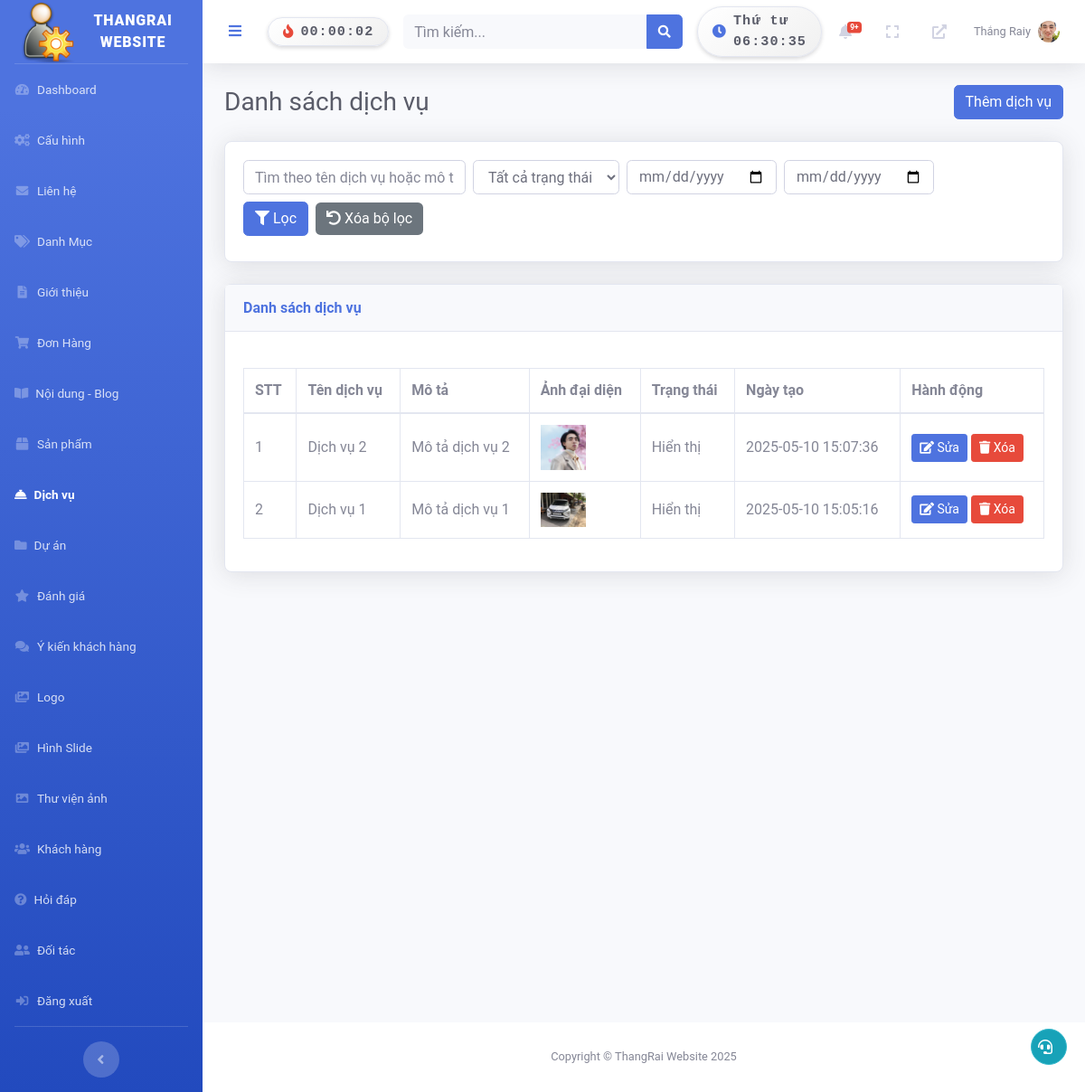
Screenshot of /admin/index.php?page=service (signed in) with the database file from the repository.
### tables this page shows
CREATE TABLE `services` (
  `id` int NOT NULL,
  `title` varchar(255) NOT NULL,
  `slug` varchar(255) NOT NULL,
  `description` text NOT NULL,
  `content` text,
  `thumbnail` varchar(255) DEFAULT NULL,
  `is_published` tinyint(1) DEFAULT '0',
  `seo_title` varchar(255) DEFAULT NULL,
  `seo_description` varchar(160) DEFAULT NULL,
  `seo_keywords` text,
  `created_at` datetime DEFAULT CURRENT_TIMESTAMP,
  `updated_at` datetime DEFAULT NULL ON UPDATE CURRENT_TIMESTAMP
);

### admin/pages/service/index.php (the view, shortened to what this page needs)
<?php
require_once 'C:/laragon/www/2/admin/config/db_connect.php';
$action = isset($_GET['action']) ? $_GET['action'] : 'list';
if ($action === 'list') {
    $search = isset($_GET['s']) ? trim($_GET['s']) : '';
    $filter_date_from = isset($_GET['date_from']) ? $_GET['date_from'] : '';
    $filter_date_to = isset($_GET['date_to']) ? $_GET['date_to'] : '';
    $page = isset($_GET['p']) ? max(1, (int)$_GET['p']) : 1;
    $per_page = 10;
    $offset = ($page - 1) * $per_page;
    $sql = "SELECT * FROM services WHERE 1=1";
    $params = [];
    $sql .= " ORDER BY created_at DESC LIMIT ? OFFSET ?";
    $params[] = $per_page;
    $params[] = $offset;
    $stmt = $pdo->prepare($sql);
    foreach ($params as $index => $param) {
        $stmt->bindValue($index + 1, $param, is_int($param) ? PDO::PARAM_INT : PDO::PARAM_STR);
    }
    $stmt->execute();
    $services = $stmt->fetchAll(PDO::FETCH_ASSOC);
}
?>
<!DOCTYPE html>
<html lang="vi">
<head>
    <link href="/2/admin/assets/vendor/fontawesome/css/all.min.css" rel="stylesheet" type="text/css">
</head>
<body>
    <?php if ($action === 'list'): ?>
        <div class="d-sm-flex align-items-center justify-content-between mb-4">
            <h1 class="h3 mb-0 text-gray-800">Danh sách dịch vụ</h1>
            <a href="?page=service&action=add" class="btn btn-primary">Thêm dịch vụ</a>
        </div>
        <div class="card shadow mb-4">
    <div class="card-body">
        <form method="GET" action="?page=service" class="form-inline flex-wrap">
            <div class="form-group mb-2 mr-2">
                <input type="text" class="form-control" name="s" placeholder="Tìm theo tên dịch vụ hoặc mô tả..." value="<?php echo htmlspecialchars($search); ?>">
            </div>
            <div class="form-group mb-2 mr-2">
                <select class="form-control" name="status">
                    <option value="">Tất cả trạng thái</option>
                </select>
            </div>
            <div class="form-group mb-2 mr-2">
                <input type="date" class="form-control" name="date_from" value="<?php echo htmlspecialchars($filter_date_from); ?>" placeholder="Từ ngày">
            </div>
            <div class="form-group mb-2 mr-2">
                <input type="date" class="form-control" name="date_to" value="<?php echo htmlspecialchars($filter_date_to); ?>" placeholder="Đến ngày">
            </div>
            <div class="form-group mb-2">
                <button class="btn btn-primary" type="submit"><i class="fas fa-filter"></i> Lọc</button>
                <a href="?page=service" class="btn btn-secondary ml-2"><i class="fas fa-undo"></i> Xóa bộ lọc</a>
            </div>
        </form>
    </div>
</div>
        <div class="card shadow mb-4">
            <div class="card-header py-3">
                <h6 class="m-0 font-weight-bold text-primary">Danh sách dịch vụ</h6>
            </div>
            <div class="card-body">
                <div class="table-responsive">
                    <table class="table table-bordered" id="dataTable" width="100%" cellspacing="0">
                        <thead>
                            <tr>
                                <th>STT</th>
                                <th>Tên dịch vụ</th>
                                <th>Mô tả</th>
                                <th>Ảnh đại diện</th>
                                <th>Trạng thái</th>
                                <th>Ngày tạo</th>
                                <th>Hành động</th>
                            </tr>
                        </thead>
                        <tbody>
                            <?php if (empty($services)): ?>
                                <tr><td colspan="7" class="text-center">Không tìm thấy dịch vụ nào.</td></tr>
                            <?php else: ?>
                                <?php foreach ($services as $index => $svc): ?>
                                    <tr>
                                        <td><?php echo $index + 1 + $offset; ?></td>
                                        <td><?php echo htmlspecialchars($svc['title']); ?></td>
                                        <td><?php echo htmlspecialchars(substr($svc['description'], 0, 100)) . (strlen($svc['description']) > 100 ? '...' : ''); ?></td>
                                        <td>
                                            <?php if ($svc['thumbnail']): ?>
                                                <img src="/2/admin/<?php echo $svc['thumbnail']; ?>" width="50" alt="Thumbnail">
                                            <?php else: ?>
                                                N/A
                                            <?php endif; ?>
                                        </td>
                                        <td><?php echo $svc['is_published'] ? 'Hiển thị' : 'Ẩn'; ?></td>
                                        <td><?php echo $svc['created_at']; ?></td>
                                        <td>
                                            <a href="?page=service&action=edit&id=<?php echo $svc['id']; ?>" class="btn btn-sm btn-primary"><i class="fas fa-edit"></i> Sửa</a>
                                            <a href="#" class="btn btn-sm btn-danger delete-service" data-id="<?php echo $svc['id']; ?>" data-title="<?php echo htmlspecialchars($svc['title']); ?>"><i class="fas fa-trash"></i> Xóa</a>
                                        </td>
                                    </tr>
                                <?php endforeach; ?>
                            <?php endif; ?>
                        </tbody>
                    </table>
                </div>
            </div>
        </div>
    <?php endif; ?>
</body>
</html>

### admin/includes/topbar.php (shortened to what this page needs)
<?php
require_once 'C:/laragon/www/2/admin/config/db_connect.php';
$admin_id = $_SESSION['admin_id'] ?? null;
$avatar = null;
$new_orders_count = 0;
if ($admin_id) {
    $stmt = $pdo->prepare("SELECT avatar FROM admins WHERE id = ?");
    $stmt->execute([$admin_id]);
    $admin = $stmt->fetch(PDO::FETCH_ASSOC);
    $avatar = $admin['avatar'] ?? null;
    $stmt = $pdo->prepare("SELECT COUNT(*) as count FROM orders WHERE status = 'pending'");
    $stmt->execute();
    $new_orders_count = $stmt->fetch(PDO::FETCH_ASSOC)['count'];
}
?>
<nav class="navbar navbar-expand navbar-light bg-white topbar mb-4 static-top shadow">
    <button id="sidebarToggleTop" class="btn btn-link rounded-circle mr-3">
        <i class="fa fa-bars"></i>
    </button>
<div class="clock-box d-flex align-items-center px-3 py-1 shadow-sm mr-3" id="countdown-box" data-tooltip="">
    <i class="fas fa-fire mr-2 text-danger"></i>
    <span id="countdown" class="font-monospace text-dark">00:00:00</span>
</div>
    <form class="container search-container">
        <div class="input-group search-input-group">
            <input type="text" class="form-control bg-light border-0 small" placeholder="Tìm kiếm..." id="search-input">
            <div class="input-group-append">
                <button class="btn btn-primary" type="button" id="search-button">
                    <i class="fas fa-search fa-sm"></i>
                </button>
            </div>
        </div>
    </form>
<div class="ml-3 d-none d-md-flex align-items-center" id="clock-container">
    <div class="clock-box d-flex align-items-center px-3 py-1 shadow-sm">
        <i class="fas fa-clock mr-2 text-primary"></i>
        <span id="clock" class="font-monospace text-dark"></span>
    </div>
</div>
    <ul class="navbar-nav ml-auto">
        <li class="nav-item dropdown no-arrow mx-1">
            <a class="nav-link dropdown-toggle" href="#" id="ordersDropdown" role="button" data-toggle="dropdown">
                <i class="fas fa-bell fa-fw"></i>
                <?php if ($new_orders_count > 0): ?>
                    <span class="badge badge-danger badge-counter"><?php echo $new_orders_count > 9 ? '9+' : $new_orders_count; ?></span>
                <?php endif; ?>
            </a>
        </li>
        <li class="nav-item no-arrow mx-1">
            <a class="nav-link" href="#" id="fullscreenToggle">
                <i class="fas fa-expand fa-fw"></i>
            </a>
        </li>
        <li class="nav-item no-arrow mx-1">
            <a class="nav-link" href="http://localhost/2/public/" target="_blank">
                <i class="fas fa-external-link-alt fa-fw"></i>
            </a>
        </li>
        <li class="nav-item dropdown no-arrow">
            <a class="nav-link dropdown-toggle" href="#" id="userDropdown" role="button" data-toggle="dropdown">
                <span class="mr-2 d-none d-lg-inline text-gray-600 small">
                    <?php echo htmlspecialchars($_SESSION['admin_name'] ?? 'Admin'); ?>
                </span>
                <?php if ($avatar): ?>
                    <img src="/2/admin/<?php echo htmlspecialchars($avatar); ?>" alt="Avatar" class="rounded-circle" style="width: 24px; height: 24px; object-fit: cover;">
                <?php else: ?>
                    <img src="/2/admin/images/default-avatar.png" alt="Default Avatar" class="rounded-circle" style="width: 24px; height: 24px; object-fit: cover;">
                <?php endif; ?>
            </a>
        </li>
    </ul>
</nav>

### admin/assets/css/custom.css (style rules this page uses)
body { font-family: 'Roboto', sans-serif; }
.table th, .table td { vertical-align: middle; }

### admin/includes/topbar.php (style rules this page uses)
form.container.search-container { max-width: 40%; }
#countdown-box { background: linear-gradient(145deg, #ffffff, #f0f0f0); border-radius: 30px; font-size: 0.95rem; font-weight: 600; color: #333; border: 1px solid #e3e6f0; transition: background 0.3s ease, box-shadow 0.3s ease; position: relative; }
#countdown { font-family: 'Courier New', monospace; letter-spacing: 1px; }
#countdown-box::after { opacity: 0; }
#clock-container .clock-box { background: linear-gradient(145deg, #ffffff, #f0f0f0); border-radius: 30px; font-size: 0.95rem; font-weight: 600; color: #333; border: 1px solid #e3e6f0; transition: background 0.3s ease, box-shadow 0.3s ease; }
#clock { font-family: 'Courier New', monospace; letter-spacing: 1px; }

### admin/pages/service/index.php (style rules this page uses)
.card { border-radius: 8px; box-shadow: 0 4px 15px rgba(0, 0, 0, 0.1); }
.form-group { margin-bottom: 1.5rem; }
.btn-secondary { background: #6c757d; border: none; }
.table-responsive { margin-top: 20px; }

### rows the page displays
services: offset "1", title "Dịch vụ 2", description "Mô tả dịch vụ 2", thumbnail (picture), is_published "Hiển thị", created_at "2025-05-10 15:07:36"
services: offset "2", title "Dịch vụ 1", description "Mô tả dịch vụ 1", thumbnail (picture), is_published "Hiển thị", created_at "2025-05-10 15:05:16"

### other values shown
SITE_NAME "THANGRAI WEBSITE"
$_SESSION['admin_name'] "Thắng Raiy"
SITE_NAME "ThangRai Website"
